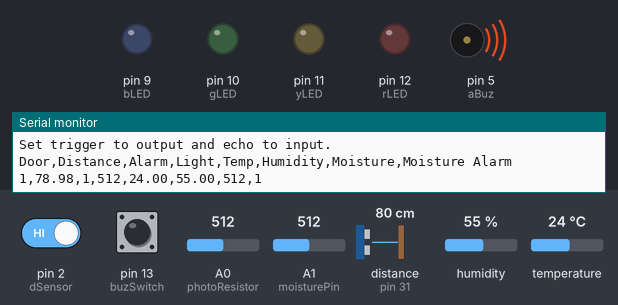
A sketch run on a simulated Arduino Mega 2560, built with avr-gcc and run on an emulated ATmega2560. On the bench: output pins drawn as LEDs (lit = HIGH), buzzer (waves = sounding), the last lines printed to the serial monitor. Wiring (inferred from the names in the program): ultrasonic range finder: trigger pin 30; echo pin 31. Dashed ring = blinking. The test bench sets the inputs (shaded band); at power-on: pin 2 (dSensor) HIGH, distance to the obstacle (sensor on pin 31) 80 cm, A0 (photoResistor) = 512, pin 13 (buzSwitch) LOW, A1 (moisturePin) = 512, humidity 55 %, temperature 24 °C. The echo pulse lasts 58.3 µs per cm; pins used as bus, display or sensor lines are not drawn.

Above: at 1.4 s.
1.5 s: pin 2 (dSensor) driven LOW
At 2.4 s:
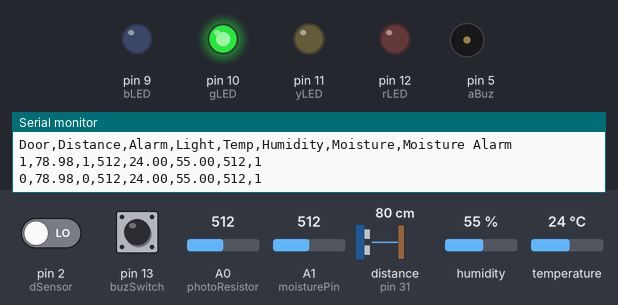
3.0 s: distance to the obstacle (sensor on pin 31) set to 32 cm
4.5 s: distance to the obstacle (sensor on pin 31) set to 29 cm
At 4.56 s:
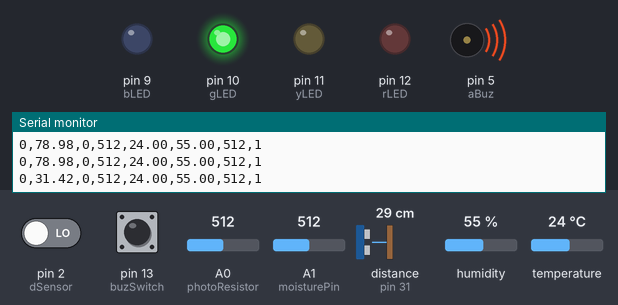
8.0 s: A0 (photoResistor) set to 163
11.5 s: A0 (photoResistor) set to 134
At 11.66 s:
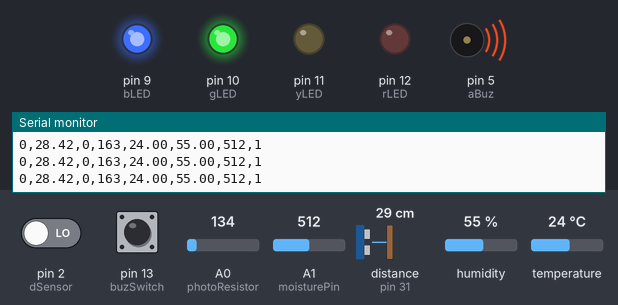
15.0 s: distance to the obstacle (sensor on pin 31) set to 22 cm
18.5 s: distance to the obstacle (sensor on pin 31) set to 18 cm
At 18.74 s:
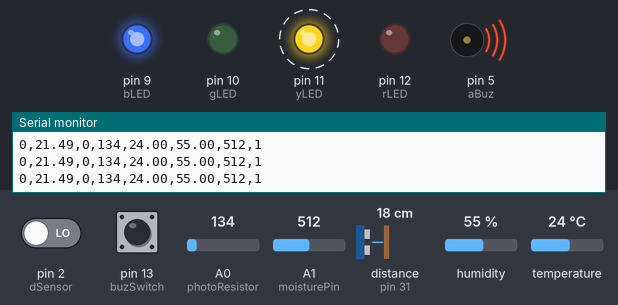
Timing chart, 0 to 23.0 s (numbered marks = the images above; inputs shaded):
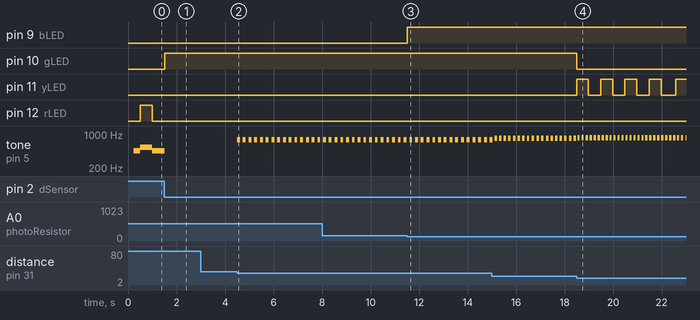

The sketch:

CEIS101FinalCode.ino
```cpp
//Libraries
#include "DHT.h"

//define LED pins, not sure whe we use define instead of int
#define rLED 12
#define yLED 11
#define gLED 10
#define bLED 9

//passive and active buzzer pins
#define pBuz 6
#define aBuz 5

//buzzer selection switch
#define buzSwitch 13

//magnetic (reed?) switch emulator button
#define dSensor 2

//ultrasonic sensor - from tutorial (https://create.arduino.cc/projecthub/Isaac100/getting-started-with-the-hc-sr04-ultrasonic-sensor-036380)
#define trigPin 30
#define echoPin 31

//photoresistor
#define photoResistor A0

//DHT11
#define DHTPin 50
#define DHTType DHT11

//Moisture sensor
#define moisturePin A1

//timer duration variables
const long delayTimer = 1000; // Adjust to change length between status reporting
const long toneTimer = 500; // Adjust to change length between tone changes of buzzer
unsigned long distTimer;

unsigned long previousDistTime;
unsigned long previousTime;
unsigned long previousToneTime;

//human input sensors
int buzSwitchState;
int doorStateInt;
int selectedBuzzer;

//buzzer tone
int lastTone = 450;

//ultrasonic sensor
float duration, distance;

//used by functions
int alarmState;
int highLow;
int lightLevel;
String doorStateStr;

//DHT variables
DHT dht(DHTPin, DHTType);
float humidity;
float tempC;

//Moisture sensor
int moisture;
int moistAlarm;

void setup() {
Serial.begin(9600);
Serial.println("CEIS101 Course Project Module 5");
Serial.println("Programmed by: Jared Sylvia");


//Set pin modes to OUTPUT for LEDs and Buzzers
pinMode(rLED, OUTPUT);
pinMode(yLED, OUTPUT);
pinMode(gLED, OUTPUT);
pinMode(bLED, OUTPUT);
pinMode(pBuz, OUTPUT);
pinMode(aBuz, OUTPUT);
Serial.println("Finished initial set up of digital output pins.");

//Set pin modes to INPUT for switch and sensor
pinMode(buzSwitch, INPUT);
pinMode(dSensor, INPUT);
Serial.println("Finished initial set up of digital input pins.");

//Set pin modes for Ultrasonic sensor
pinMode(trigPin, OUTPUT);
pinMode(echoPin, INPUT);
Serial.println("Set trigger to output and echo to input.");

//Initialize DHT
dht.begin();

//CSV header
Serial.println("Door,Distance,Alarm,Light,Temp,Humidity,Moisture,Moisture Alarm");


}

void readSensors() { //read human input sensors

  doorStateInt = digitalRead(dSensor); //set variables for open/closed door
if(doorStateInt == 0){
  doorStateStr = "closed";
  alarmState = 0;
} else if(doorStateInt == 1){
  doorStateStr = "open";
  alarmState = 1;
}
buzSwitchState = digitalRead(buzSwitch); // set variables for buzzer switch
if(buzSwitchState == 1){
    selectedBuzzer = pBuz;
} else if(buzSwitchState == 0){
    selectedBuzzer = aBuz;
}
lightLevel = analogRead(photoResistor);
moisture = analogRead(moisturePin);
}

void toneTimeGo() {

if(millis() - previousToneTime >= toneTimer) { //timer equal to toneTimer
  previousToneTime = millis();
  if(lastTone == 450){
    lastTone = 540;
    highLow = HIGH;
  } else if(lastTone == 540){
    lastTone = 450;
    highLow = LOW;
  }
}

}

void distTimeGo() {
if(distance <=5) {

  alarmState = 1;  // if distance too low trigger Alarm state.

  } else if(distance <= 30 && alarmState == 0){
  distTimer = map(distance, 0, 30, 50, 250); // distance defined by readDistance() in cm
     if(millis() - previousDistTime >= distTimer) { //timer equal to distance under 30cm scaled to 50 - 250
       previousDistTime = millis();
       tone(selectedBuzzer, 1000 - distTimer); //subtract scaled distance from current tone, tone will start lower and grow in pitch
       delay(map(distance, 0, 30, 50, 125)); //tiny delay up to 1/4 of a second, delay lessens with distance
       noTone(selectedBuzzer);

     }
  } else if(distance > 30 && alarmState == 0) {
    noTone(selectedBuzzer);
  }
}


void distanceCheck() {
  digitalWrite(trigPin, LOW);
  delayMicroseconds(2);
  digitalWrite(trigPin, HIGH);
  delayMicroseconds(10);
  digitalWrite(trigPin, LOW);

  duration = pulseIn(echoPin, HIGH);
  distance = (duration*.034)/2; //math to centimeters outlined in distance sensor tutorial referenced

}

void lightLevelCheck(){
  if(lightLevel < 150){
    digitalWrite(bLED, HIGH);
  } else {
    digitalWrite(bLED, LOW);
  }
}

void tempCheck() {
  tempC = dht.readTemperature();
  humidity = dht.readHumidity();
}

void moistCheck() {
  if(moisture > 100){
    moistAlarm = 1;
  } else if(moisture < 100){
    moistAlarm = 0;
  }
}

void delayTimeGo() {

if(millis() - previousTime >= delayTimer){ // timer equal to delayTimer
  previousTime = millis();

  Serial.print(doorStateInt);
  Serial.print(",");
  Serial.print(distance);
  Serial.print(",");
  Serial.print(alarmState);
  Serial.print(",");
  Serial.print(lightLevel);
  Serial.print(",");
  Serial.print(tempC);
  Serial.print(",");
  Serial.print(humidity);
  Serial.print(",");
  Serial.print(moisture);
  Serial.print(",");
  Serial.println(moistAlarm);

  }
}

void alarmStateCheck() {
  if(moistAlarm == 1){
    alarmState == 1;
  }
  if(alarmState == 1){
  digitalWrite(rLED, highLow);
  digitalWrite(yLED, LOW);
  digitalWrite(gLED, LOW);

  tone(selectedBuzzer, lastTone);
} else if(alarmState == 0){
  if(distance < 20) {
  digitalWrite(rLED, LOW);
  digitalWrite(yLED, highLow);
  digitalWrite(gLED, LOW);
  } else if(distance > 20){
  digitalWrite(rLED, LOW);
  digitalWrite(yLED, LOW);
  digitalWrite(gLED, HIGH);
  }
  noTone(aBuz);
  noTone(pBuz);
}
}
void loop() {

readSensors();
distanceCheck();
distTimeGo();
toneTimeGo();
delayTimeGo();
lightLevelCheck();
tempCheck();
moistCheck();
alarmStateCheck();

}
```

Measured:
- the behaviour switches between 31 and 30 cm on distance to the obstacle (sensor on pin 31) (found by bisection; images 1 and 2)
- the behaviour switches between 150 and 149 on A0 (photoResistor) (found by bisection; images 2 and 3)
- the behaviour switches between 21 and 20 cm on distance to the obstacle (sensor on pin 31) (found by bisection; images 3 and 4)
- after the input at 1.5 s, pin 10 (gLED): LOW → HIGH at once; pin 12 (rLED): stays LOW (without the input it goes to HIGH after 0.00 s)
- after the input at 4.5 s, tone on pin 5 (aBuz): alternates 764 Hz for 0.12 s and silent for 0.12 s, starting at once
- after the input at 11.5 s, pin 9 (bLED): LOW → HIGH at once
- after the input at 18.5 s, pin 10 (gLED): HIGH → LOW at once; pin 11 (yLED): alternates HIGH for 0.50 s and LOW for 0.50 s, starting at once
